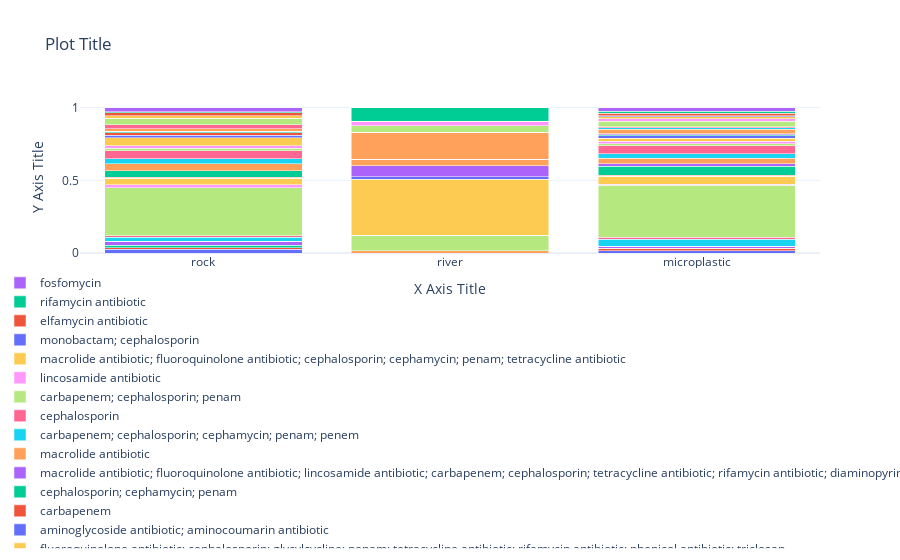

Notebook source saved alongside this figure:
### Code cell
df_out = data_prep(input_df = df1, index = "Drug Class")

fig = go.Figure()

for index, row in df_out.iterrows():
    fig.add_trace(go.Bar(x = row.index, y = row.values, name = row.name))

fig.update_layout(barmode='stack')
    
#fig.update_layout(legend= dict(yanchor="top", orientation="h",))
#fig.update_layout(legend= dict(yanchor="top", orientation="h",))

fig.update_layout(template = "plotly_white",
                  #showlegend=False, 
                  title="Plot Title", 
                  xaxis_title="X Axis Title", 
                  yaxis_title="Y Axis Title",)

fig.write_image("stacked_barplot.png", width = 800, height = 800)

fig.show()

### Figure 1 — Plotly figure (JSON) as saved in the notebook; plotly's stock layout.template omitted (floating-point values rounded to 4 significant figures)
{"data": [{"name": "fluoroquinolone antibiotic; glycylcycline; tetracycline antibiotic; diaminopyrimidine antibiotic; nitrofuran antibiotic", "type": "bar", "x": ["rock", "river", "microplastic"], "y": [0.02703, 0, 0.0155]}, {"name": "cephalosporin; penam", "type": "bar", "x": ["rock", "river", "microplastic"], "y": [0.009009, 0, 0.0155]}, {"name": "peptide antibiotic", "type": "bar", "x": ["rock", "river", "microplastic"], "y": [0.01802, 0, 0]}, {"name": "macrolide antibiotic; fluoroquinolone antibiotic; penam", "type": "bar", "x": ["rock", "river", "microplastic"], "y": [0.02703, 0, 0.0155]}, {"name": "monobactam; cephalosporin; penam; penem", "type": "bar", "x": ["rock", "river", "microplastic"], "y": [0, 0.01538, 0]}, {"name": "tetracycline antibiotic", "type": "bar", "x": ["rock", "river", "microplastic"], "y": [0.02703, 0, 0.04651]}, {"name": "nitroimidazole antibiotic", "type": "bar", "x": ["rock", "river", "microplastic"], "y": [0.009009, 0, 0.0155]}, {"name": "fluoroquinolone antibiotic; tetracycline antibiotic", "type": "bar", "x": ["rock", "river", "microplastic"], "y": [0.3333, 0.1077, 0.3566]}, {"name": "macrolide antibiotic; lincosamide antibiotic; streptogramin antibiotic; tetracycline antibiotic; oxazolidinone antibiotic; phenicol antibiotic; pleuromutilin antibiotic", "type": "bar", "x": ["rock", "river", "microplastic"], "y": [0.01802, 0, 0.007752]}, {"name": "aminoglycoside antibiotic", "type": "bar", "x": ["rock", "river", "microplastic"], "y": [0.04505, 0.3846, 0.05426]}, {"name": "disinfecting agents and intercalating dyes", "type": "bar", "x": ["rock", "river", "microplastic"], "y": [0, 0.01538, 0]}, {"name": "acridine dye; disinfecting agents and intercalating dyes", "type": "bar", "x": ["rock", "river", "microplastic"], "y": [0.009009, 0, 0.007752]}, {"name": "fluoroquinolone antibiotic; diaminopyrimidine antibiotic; phenicol antibiotic", "type": "bar", "x": ["rock", "river", "microplastic"], "y": [0.04505, 0, 0.06202]}, {"name": "macrolide antibiotic; penam", "type": "bar", "x": ["rock", "river", "microplastic"], "y": [0, 0.07692, 0.0155]}, {"name": "sulfonamide antibiotic", "type": "bar", "x": ["rock", "river", "microplastic"], "y": [0.04505, 0.04615, 0.03876]}, {"name": "macrolide antibiotic; aminoglycoside antibiotic; cephalosporin; tetracycline antibiotic; peptide antibiotic; rifamycin antibiotic", "type": "bar", "x": ["rock", "river", "microplastic"], "y": [0.03604, 0, 0.03101]}, {"name": "fluoroquinolone antibiotic", "type": "bar", "x": ["rock", "river", "microplastic"], "y": [0.05405, 0, 0.05426]}, {"name": "fluoroquinolone antibiotic; monobactam; carbapenem; cephalosporin; glycylcycline; cephamycin; penam; tetracycline antibiotic; rifamycin antibiotic; phenicol antibiotic; triclosan; penem", "type": "bar", "x": ["rock", "river", "microplastic"], "y": [0.01802, 0, 0.0155]}, {"name": "fluoroquinolone antibiotic; cephalosporin; glycylcycline; penam; tetracycline antibiotic; acridine dye; rifamycin antibiotic; phenicol antibiotic; triclosan; disinfecting agents and intercalating dyes", "type": "bar", "x": ["rock", "river", "microplastic"], "y": [0.01802, 0, 0.0155]}, {"name": "fluoroquinolone antibiotic; cephalosporin; glycylcycline; penam; tetracycline antibiotic; rifamycin antibiotic; phenicol antibiotic; triclosan", "type": "bar", "x": ["rock", "river", "microplastic"], "y": [0.05405, 0, 0.02326]}, {"name": "aminoglycoside antibiotic; aminocoumarin antibiotic", "type": "bar", "x": ["rock", "river", "microplastic"], "y": [0.01802, 0, 0.0155]}, {"name": "carbapenem", "type": "bar", "x": ["rock", "river", "microplastic"], "y": [0.01802, 0, 0]}, {"name": "cephalosporin; cephamycin; penam", "type": "bar", "x": ["rock", "river", "microplastic"], "y": [0.009009, 0, 0.007752]}, {"name": "macrolide antibiotic; fluoroquinolone antibiotic; lincosamide antibiotic; carbapenem; cephalosporin; tetracycline antibiotic; rifamycin antibiotic; diaminopyrimidine antibiotic; phenicol antibiotic; penem", "type": "bar", "x": ["rock", "river", "microplastic"], "y": [0, 0, 0.007752]}, {"name": "macrolide antibiotic", "type": "bar", "x": ["rock", "river", "microplastic"], "y": [0.01802, 0.1846, 0.03101]}, {"name": "carbapenem; cephalosporin; cephamycin; penam; penem", "type": "bar", "x": ["rock", "river", "microplastic"], "y": [0, 0, 0.007752]}, {"name": "cephalosporin", "type": "bar", "x": ["rock", "river", "microplastic"], "y": [0.02703, 0, 0.007752]}, {"name": "carbapenem; cephalosporin; penam", "type": "bar", "x": ["rock", "river", "microplastic"], "y": [0.04505, 0.04615, 0.03876]}, {"name": "lincosamide antibiotic", "type": "bar", "x": ["rock", "river", "microplastic"], "y": [0, 0.03077, 0.0155]}, {"name": "macrolide antibiotic; fluoroquinolone antibiotic; cephalosporin; cephamycin; penam; tetracycline antibiotic", "type": "bar", "x": ["rock", "river", "microplastic"], "y": [0.01802, 0, 0.0155]}, {"name": "monobactam; cephalosporin", "type": "bar", "x": ["rock", "river", "microplastic"], "y": [0, 0, 0.007752]}, {"name": "elfamycin antibiotic", "type": "bar", "x": ["rock", "river", "microplastic"], "y": [0.01802, 0, 0.0155]}, {"name": "rifamycin antibiotic", "type": "bar", "x": ["rock", "river", "microplastic"], "y": [0.009009, 0.09231, 0.0155]}, {"name": "fosfomycin", "type": "bar", "x": ["rock", "river", "microplastic"], "y": [0.02703, 0, 0.02326]}], "layout": {"autosize": true, "barmode": "stack", "legend": {"orientation": "h", "yanchor": "top"}, "title": {"text": "Plot Title"}, "xaxis": {"autorange": true, "range": [-0.5, 2.5], "title": {"text": "X Axis Title"}, "type": "category"}, "yaxis": {"autorange": true, "range": [0, 1.053], "title": {"text": "Y Axis Title"}, "type": "linear"}}}
